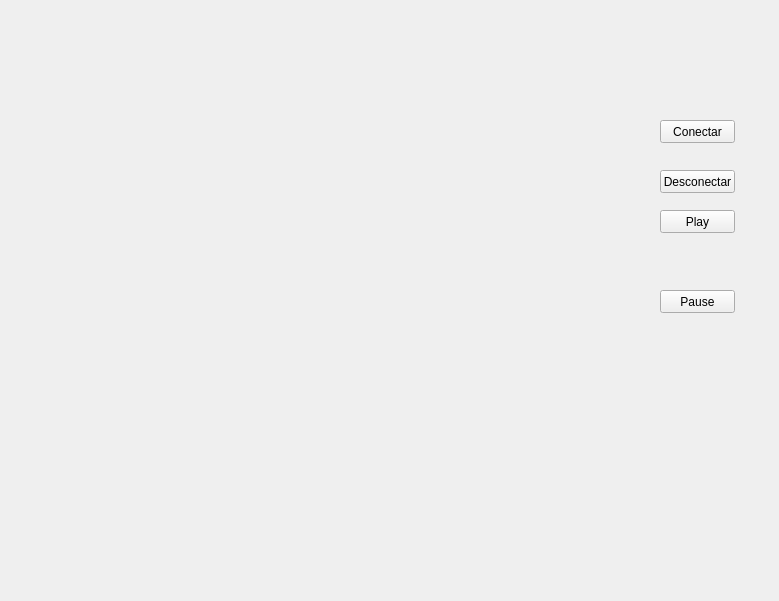
<?xml version="1.0" encoding="UTF-8"?>
<ui version="4.0">
 <class>Form</class>
 <widget class="QWidget" name="Form">
  <property name="geometry">
   <rect>
    <x>0</x>
    <y>0</y>
    <width>779</width>
    <height>601</height>
   </rect>
  </property>
  <property name="windowTitle">
   <string>Form</string>
  </property>
  <widget class="QPushButton" name="pushButton">
   <property name="geometry">
    <rect>
     <x>660</x>
     <y>120</y>
     <width>75</width>
     <height>23</height>
    </rect>
   </property>
   <property name="text">
    <string>Conectar</string>
   </property>
  </widget>
  <widget class="QPushButton" name="pushButton_2">
   <property name="geometry">
    <rect>
     <x>660</x>
     <y>170</y>
     <width>75</width>
     <height>23</height>
    </rect>
   </property>
   <property name="text">
    <string>Desconectar</string>
   </property>
  </widget>
  <widget class="QWidget" name="verticalLayoutWidget">
   <property name="geometry">
    <rect>
     <x>30</x>
     <y>30</y>
     <width>591</width>
     <height>501</height>
    </rect>
   </property>
   <layout class="QVBoxLayout" name="verticalLayout"/>
  </widget>
  <widget class="QPushButton" name="pushButton_3">
   <property name="geometry">
    <rect>
     <x>660</x>
     <y>210</y>
     <width>75</width>
     <height>23</height>
    </rect>
   </property>
   <property name="text">
    <string>Play</string>
   </property>
  </widget>
  <widget class="QPushButton" name="pushButton_4">
   <property name="geometry">
    <rect>
     <x>660</x>
     <y>290</y>
     <width>75</width>
     <height>23</height>
    </rect>
   </property>
   <property name="text">
    <string>Pause</string>
   </property>
  </widget>
 </widget>
 <resources/>
 <connections/>
</ui>
